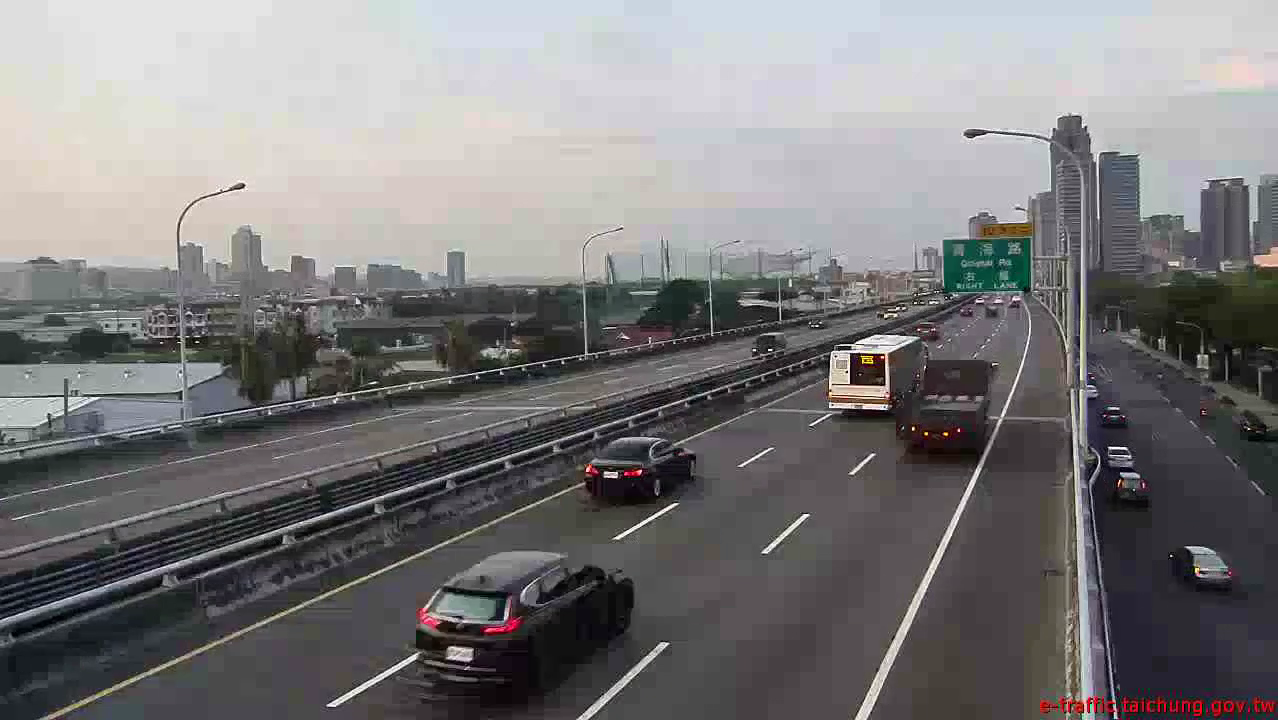
#> input picture frame 2 of data_cut.mp4, 1278 x 720 px, given in place of data.mp4, which was not available
$ python lab1-2_trial.py
#> lines starting #> are read from the running program, lines starting #| are printed output that depends on the picture; pictures that were not available may be replaced by others from this repository, and a replacement may not be noted
import cv2
import numpy as np
import matplotlib.pyplot as plt

def gammaCorrection(img, gamma=1.0):

    #img_g = np.power(img/float(np.max(img)), gamma)

    # Build a lookup table mapping the pixel values [0, 255] to their adjusted gamma values
    # TODO
    img_rescaled = img/float(np.max(img))

    # Apply gamma correction using the lookup table
    # TODO
    img_g = np.power(img_rescaled, gamma)

    return img_g


def histEq(gray):
    # Calculate histogram
    hist = cv2.calcHist([gray], [0], None, [256], [0, 256]).reshape(-1)
    hist = hist / gray.size
    print(hist)

    # Convert the histogram to Cumulative Distribution Function
    # TODO

    # Build a lookup table mapping the pixel values [0, 255] to their new grayscale value
    # TODO

    # Apply histogram equalization using the lookup table
    # TODO

    return img_h


# ------------------ #
#  Gamma Correction  #
# ------------------ #
name = "../data.mp4"
cap = cv2.VideoCapture(name)
success, frame = cap.read()
#> frame is the input picture: shape (720, 1278, 3); mean B, G, R 122.8, 121.8, 123.3
if success:
    print("Success reading 1 frame from {}".format(name))
else:
    print("Faild to read 1 frame from {}".format(name))
cap.release()

gray = cv2.cvtColor(frame, cv2.COLOR_BGR2GRAY)
img_g1 = gammaCorrection(gray, 0.5)
#> in gammaCorrection, `img_g = np.power(img_rescaled, gamma)`:
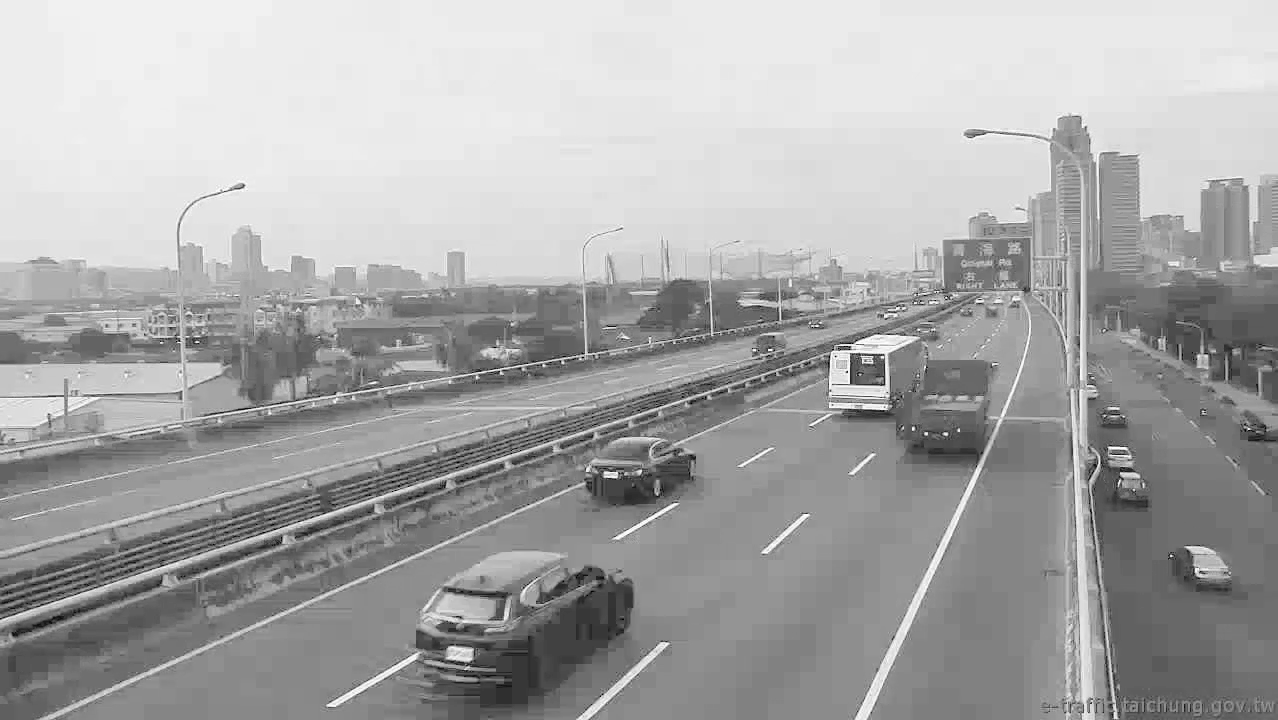
#> img_g: shape (720, 1278) float64; min 0, max 1, mean 0.66
img_g2 = gammaCorrection(gray, 2)
#> call 2 of gammaCorrection, with gamma = 2
#> in gammaCorrection (call 2), `img_g = np.power(img_rescaled, gamma)`:
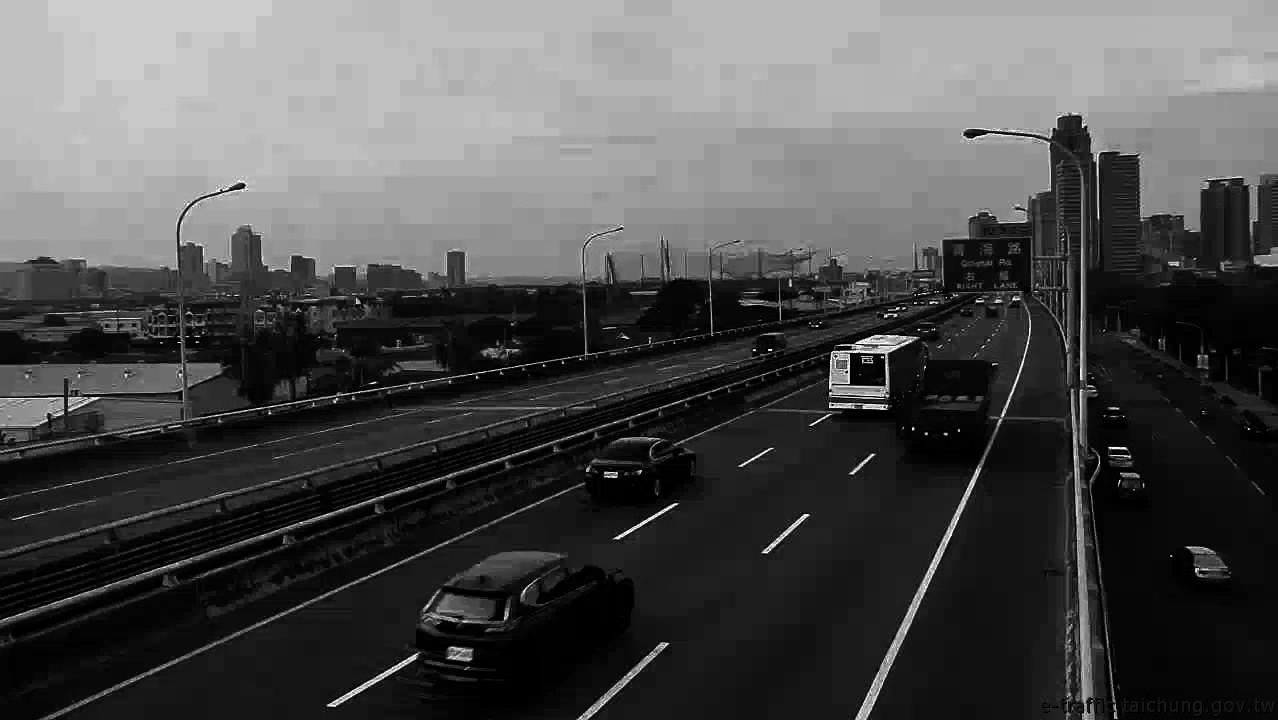
#> img_g: shape (720, 1278) float64; min 0, max 1, mean 0.305
cv2.imwrite('gray.png', gray)
cv2.imwrite('data_g0.5.png', img_g1*255)    # img_g1*255: Modify the range from 0-1 to 0-255
cv2.imwrite('data_g2.png', img_g2*255)      # img_g2*255: Modify the range from 0-1 to 0-255

# Use matplotlib to display multiple images
plt.figure(1)

plt.subplot(1,3,1)
plt.imshow(gray, cmap='gray')
plt.title('gray.png', fontsize=12)
plt.xticks([])
plt.yticks([])

plt.subplot(1,3,2)
plt.imshow(img_g1, cmap='gray')
plt.title('data_g0.5.png', fontsize=12)
plt.xticks([])
plt.yticks([])

plt.subplot(1,3,3)
plt.imshow(img_g2, cmap='gray')
plt.title('data_g2.png', fontsize=12)
plt.xticks([])
plt.yticks([])

plt.show()
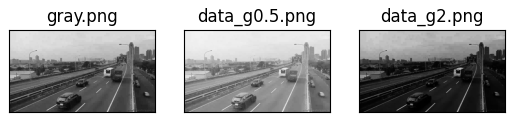
#> figure drawn by matplotlib, 3 panels


# ------------------------ #
#  Histogram Equalization  #
# ------------------------ #
name = "../hist.png"
img = cv2.imread(name, 0)
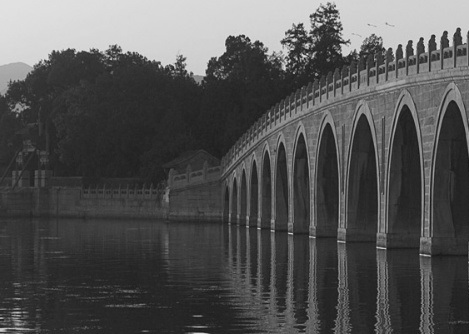
#> input picture hist.png, 469 x 334 px
#> img is the input picture: shape (334, 469); min 22, max 226, mean 83.1

#img_h = histEq(img)
img_h_cv = cv2.equalizeHist(img)
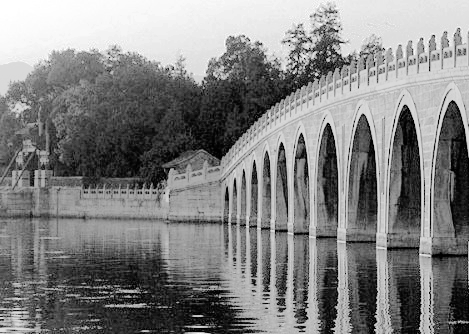
#> img_h_cv: shape (334, 469); min 0, max 255, mean 129.5
#cv2.imwrite("hist_h.png", img_h)
cv2.imwrite("hist_h_cv.png", img_h_cv)

# save histogram
plt.figure(figsize=(18, 6))
plt.subplot(1,3,1)
plt.bar(range(1,257), cv2.calcHist([img], [0], None, [256], [0, 256]).reshape(-1))
plt.subplot(1,3,2)
#plt.bar(range(1,257), cv2.calcHist([img_h], [0], None, [256], [0, 256]).reshape(-1))
plt.subplot(1,3,3)
plt.bar(range(1,257), cv2.calcHist([img_h_cv], [0], None, [256], [0, 256]).reshape(-1))
plt.savefig('hist_plot.png')
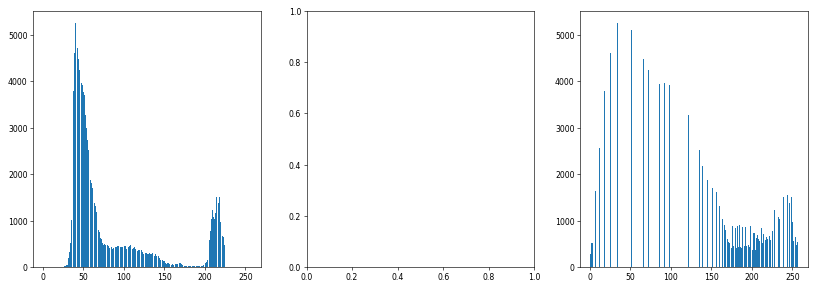
#> figure drawn by matplotlib, 2 panels; panel 1: tallest bar 5256 high, from x = 39.6 to 40.4; panel 2: tallest bar 5256 high, from x = 33.6 to 34.4

$ run again, starting later in the video
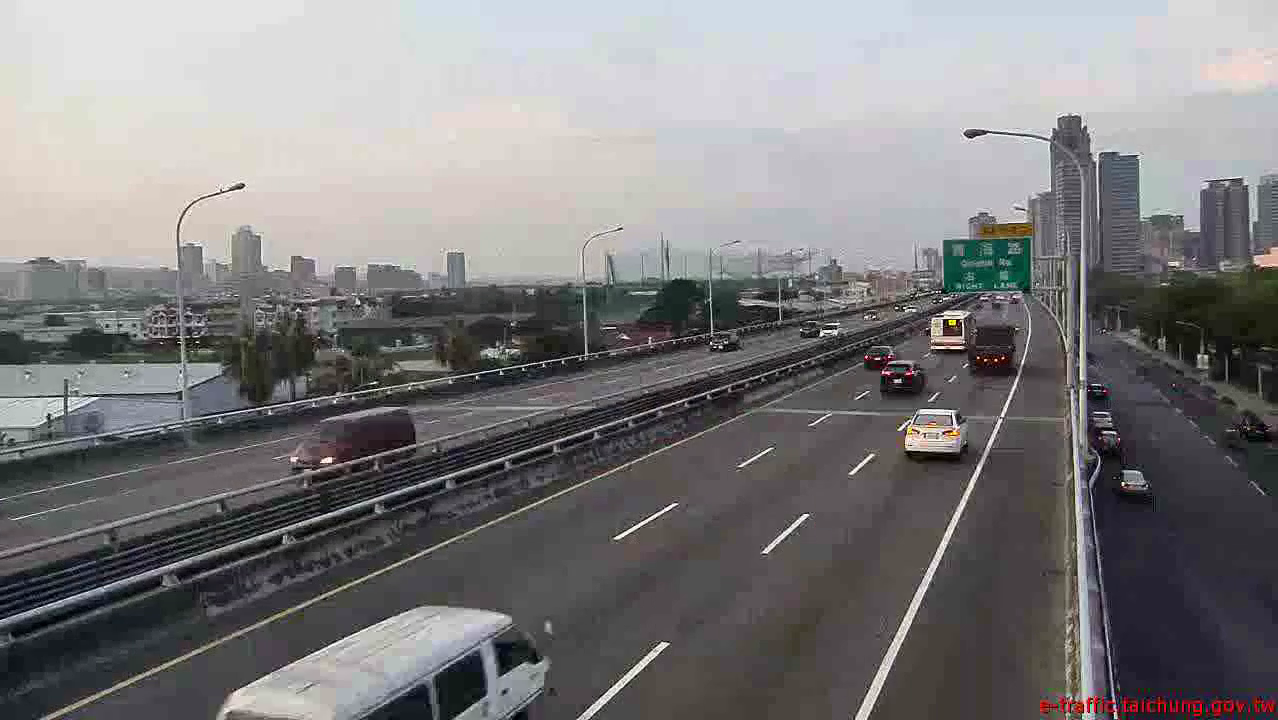
#> input picture frame 12 of data_cut.mp4, 1278 x 720 px, given in place of data.mp4, which was not available
#> frame is the input picture: shape (720, 1278, 3); mean B, G, R 125.1, 124.1, 125.5
#> in gammaCorrection (call 2), `img_g = np.power(img_rescaled, gamma)`:
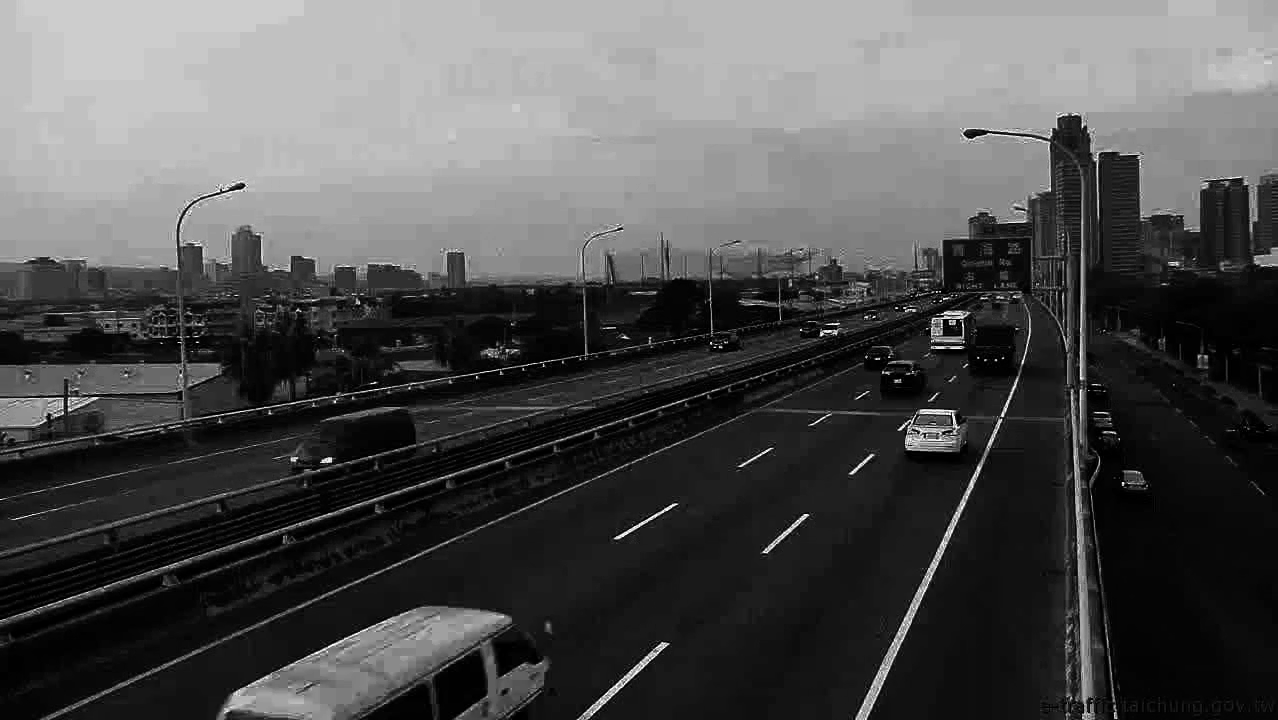
#> img_g: shape (720, 1278) float64; min 0, max 1, mean 0.314
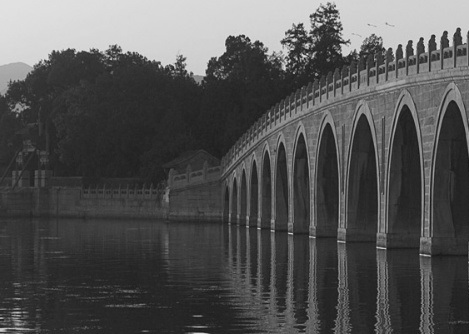
#> input picture hist.png, 469 x 334 px
#> img is the input picture: shape (334, 469); min 22, max 226, mean 83.1

$ run again, starting later in the video
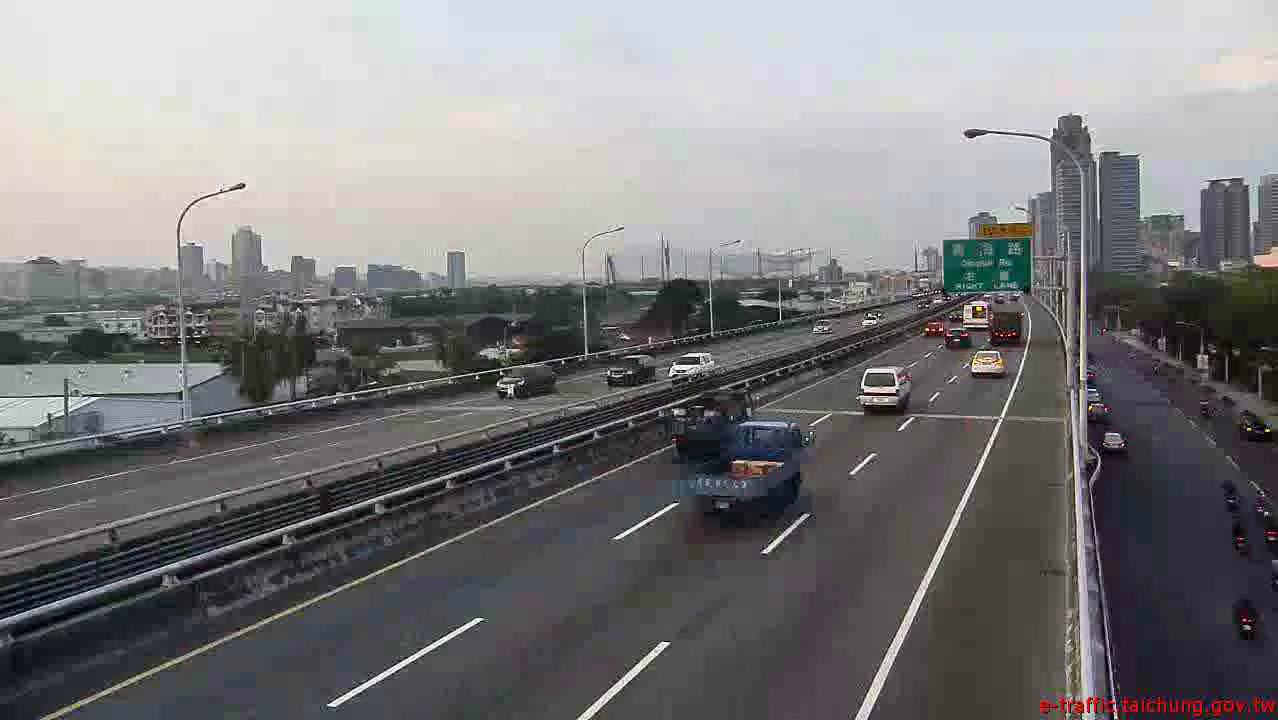
#> input picture frame 21 of data_cut.mp4, 1278 x 720 px, given in place of data.mp4, which was not available
#> frame is the input picture: shape (720, 1278, 3); mean B, G, R 125, 123.3, 124.5
#> in gammaCorrection (call 2), `img_g = np.power(img_rescaled, gamma)`:
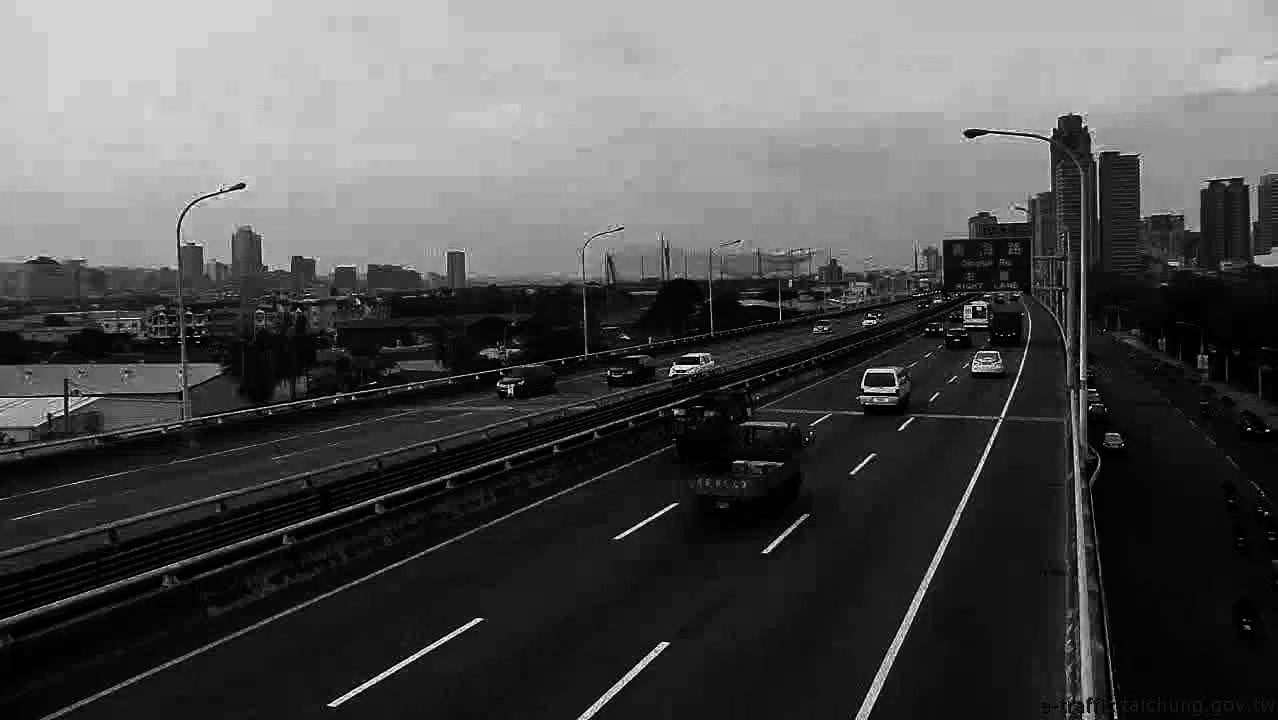
#> img_g: shape (720, 1278) float64; min 0, max 1, mean 0.314
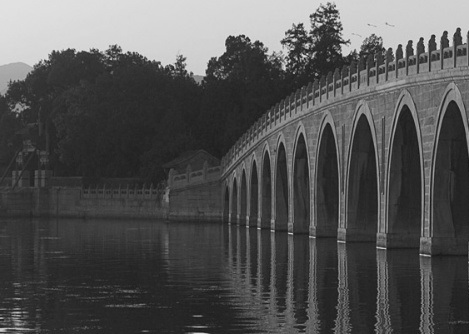
#> input picture hist.png, 469 x 334 px
#> img is the input picture: shape (334, 469); min 22, max 226, mean 83.1
